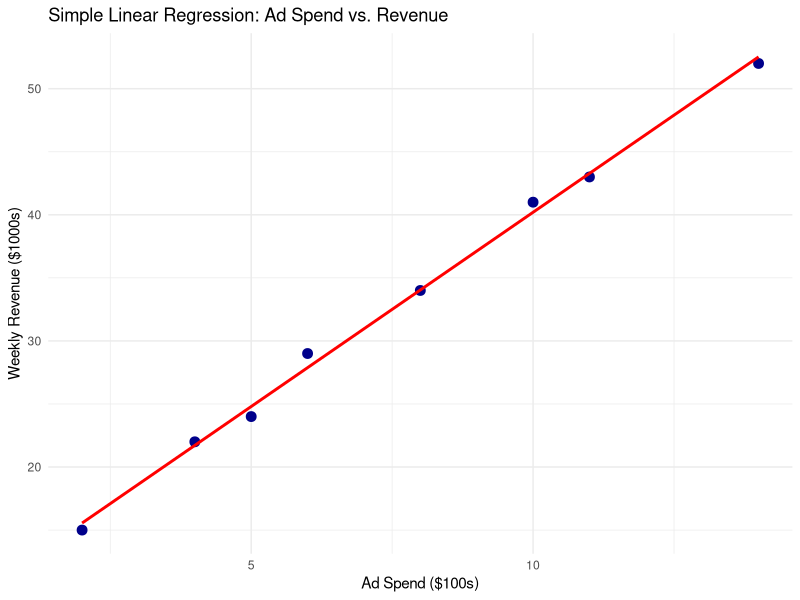

R code for this plot:
## ---- chunk 1
knitr::opts_chunk$set(echo = TRUE, warning = FALSE, message = FALSE)
library(tidyverse)
## ---- chunk 2
k_groups <- 4
c_pairs <- choose(k_groups, 2)
alpha_overall <- 1 - (1 - 0.05)^c_pairs
print(sprintf("Experiment-wise Type I Error (k = %d, c = %d comparisons, alpha = 0.05): %.4f",
              k_groups, c_pairs, alpha_overall))

display_data <- data.frame(
  design = factor(rep(c("Endcap", "Aisle", "Checkout"), each = 5)),
  sales  = c(42, 45, 40, 46, 44,
             35, 38, 34, 37, 36,
             50, 54, 49, 52, 55)
)

grand_mean <- mean(display_data$sales)
grp_means <- tapply(display_data$sales, display_data$design, mean)
grp_ns <- tapply(display_data$sales, display_data$design, length)
ssc <- sum(grp_ns * (grp_means - grand_mean)^2)
sse <- sum((display_data$sales - grp_means[display_data$design])^2)
sst <- sum((display_data$sales - grand_mean)^2)
df_between <- length(grp_means) - 1
df_within <- nrow(display_data) - length(grp_means)
msc <- ssc / df_between
mse <- sse / df_within
f_ratio <- msc / mse
hsd_crit <- qtukey(0.95, nmeans = length(grp_means), df = df_within) * sqrt(mse / grp_ns[1])

print(sprintf("Manual ANOVA -> SSC = %.2f | SSE = %.2f | SST = %.2f | F(%d,%d) = %.4f",
              ssc, sse, sst, df_between, df_within, f_ratio))
print(sprintf("Manual Tukey HSD critical difference (alpha = 0.05): %.4f", hsd_crit))

anova_model <- aov(sales ~ design, data = display_data)
print(summary(anova_model))
print(TukeyHSD(anova_model, conf.level = 0.95))

rbd_data <- data.frame(
  method = factor(rep(c("Method A", "Method B", "Method C"), times = 4)),
  store = factor(rep(paste("Store", 1:4), each = 3)),
  productivity = c(72, 78, 84,
                   68, 74, 79,
                   75, 81, 88,
                   70, 76, 82)
)
rbd_model <- aov(productivity ~ method + store, data = rbd_data)
print(summary(rbd_model))

two_way_data <- data.frame(
  promo = factor(rep(c("Coupon", "No_Coupon"), each = 6)),
  tier = factor(rep(rep(c("Budget", "Standard", "Premium"), each = 2), times = 2)),
  units = c(48, 52, 55, 59, 60, 64,
            34, 38, 46, 50, 58, 62)
)
two_way_model <- aov(units ~ promo * tier, data = two_way_data)
print(summary(two_way_model))
## ---- chunk 3
ad_data <- data.frame(
  ad_spend = c(2, 4, 5, 6, 8, 10, 11, 14),
  revenue  = c(15, 22, 24, 29, 34, 41, 43, 52)
)

x_bar_ad <- mean(ad_data$ad_spend)
y_bar_rev <- mean(ad_data$revenue)
ss_xy <- sum((ad_data$ad_spend - x_bar_ad) * (ad_data$revenue - y_bar_rev))
ss_xx <- sum((ad_data$ad_spend - x_bar_ad)^2)
b1_manual <- ss_xy / ss_xx
b0_manual <- y_bar_rev - b1_manual * x_bar_ad
y_hat <- b0_manual + b1_manual * ad_data$ad_spend
sst_reg <- sum((ad_data$revenue - y_bar_rev)^2)
ssr_reg <- sum((y_hat - y_bar_rev)^2)
sse_reg <- sum((ad_data$revenue - y_hat)^2)
se_manual <- sqrt(sse_reg / (nrow(ad_data) - 2))
r2_manual <- ssr_reg / sst_reg

reg_model <- lm(revenue ~ ad_spend, data = ad_data)
print(summary(reg_model))

b0 <- coef(reg_model)[1]
b1 <- coef(reg_model)[2]
r_sq <- summary(reg_model)$r.squared
s_e  <- summary(reg_model)$sigma

print(sprintf("Manual OLS -> b0 = %.4f, b1 = %.4f | lm() -> b0 = %.4f, b1 = %.4f",
              b0_manual, b1_manual, b0, b1))
print(sprintf("SST = %.2f | SSR = %.2f | SSE = %.2f | s_e = %.4f | R^2 = %.4f (r^2 = %.4f)",
              sst_reg, ssr_reg, sse_reg, se_manual, r_sq, cor(ad_data$ad_spend, ad_data$revenue)^2))

ggplot(ad_data, aes(x = ad_spend, y = revenue)) +
  geom_point(color = "darkblue", size = 3) +
  geom_smooth(method = "lm", se = FALSE, color = "red") +
  labs(title = "Simple Linear Regression: Ad Spend vs. Revenue",
       x = "Ad Spend ($100s)",
       y = "Weekly Revenue ($1000s)") +
  theme_minimal()
